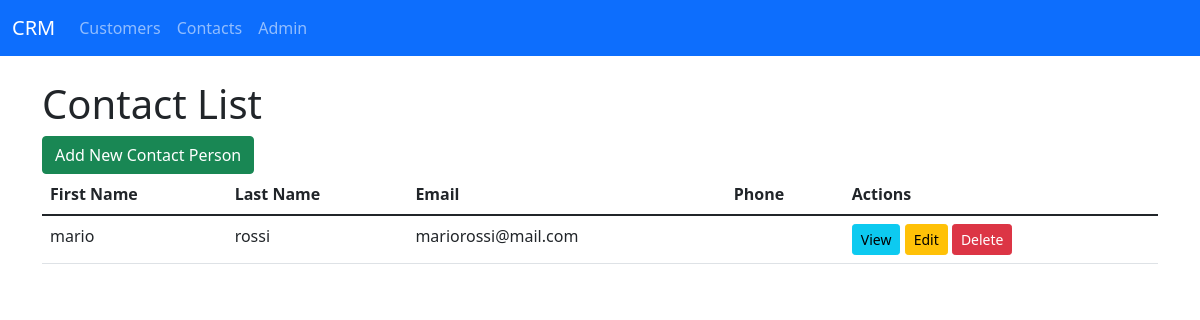
Page /customers/contacts/list/ on the earlier database version.
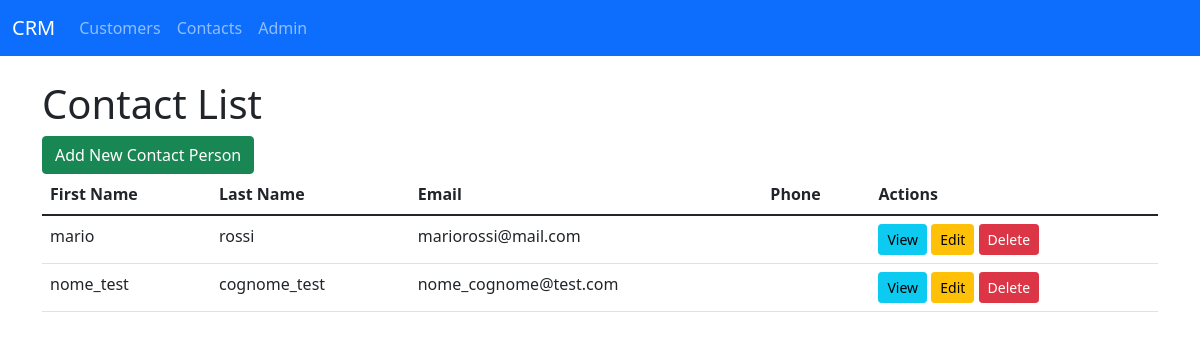
Same page on the later database version.
### customers/models.py (models this page shows, shortened)
class ContactPerson(models.Model):
    customer = models.ForeignKey(Customer, on_delete=models.CASCADE, related_name="contacts")
    first_name = models.CharField(max_length=50)
    last_name = models.CharField(max_length=50)
    cell = models.CharField("Mobile Phone", max_length=15, blank=True, null=True)
    email = models.EmailField("Contact Email", blank=True, null=True)
    role = models.CharField("Role/Position", max_length=100, blank=True, null=True)

### customers/views.py (the view)
# urls.py: path('list/', views.contactperson_list, name='contactperson_list'),
def contactperson_list(request):
    contacts = ContactPerson.objects.select_related('customer').all()
    return render(request, 'customers/contactperson_list.html', {'contacts': contacts})

### customers/templates/customers/contactperson_list.html (shortened to what this page needs)
{% extends "base.html" %}
{% block content %}
<h1>Contact List</h1>
<a href="{% url 'customers:contacts:add_contactperson' %}" class="btn btn-success">
    Add New Contact Person
</a>
<table class="table">
    <thead>
        <tr>
            <th>First Name</th>
            <th>Last Name</th>
            <th>Email</th>
            <th>Phone</th>
            <th>Actions</th>
        </tr>
    </thead>
    <tbody>
        {% for contact in contacts %}
        <tr>
            <td>{{ contact.first_name }}</td>
            <td>{{ contact.last_name }}</td>
            <td>{{ contact.email }}</td>
            <td>{{ contact.phone }}</td>
            <td>
                <a href="{% url 'customers:contacts:contactperson_detail' contact.id %}" class="btn btn-info btn-sm">
                    View
                </a>
                <a href="{% url 'customers:contacts:contactperson_edit' contact.id %}" class="btn btn-warning btn-sm">
                    Edit
                </a>
                <a href="{% url 'customers:contacts:contactperson_delete' contact.id %}" class="btn btn-danger btn-sm"
                   onclick="return confirm('Are you sure you want to delete this contact?');">
                    Delete
                </a>
            </td>
        </tr>
        {% endfor %}
    </tbody>
</table>
{% endblock %}

Differences in the rows shown:
added ContactPerson: first_name "nome_test", last_name "cognome_test", email "nome_cognome@test.com"
